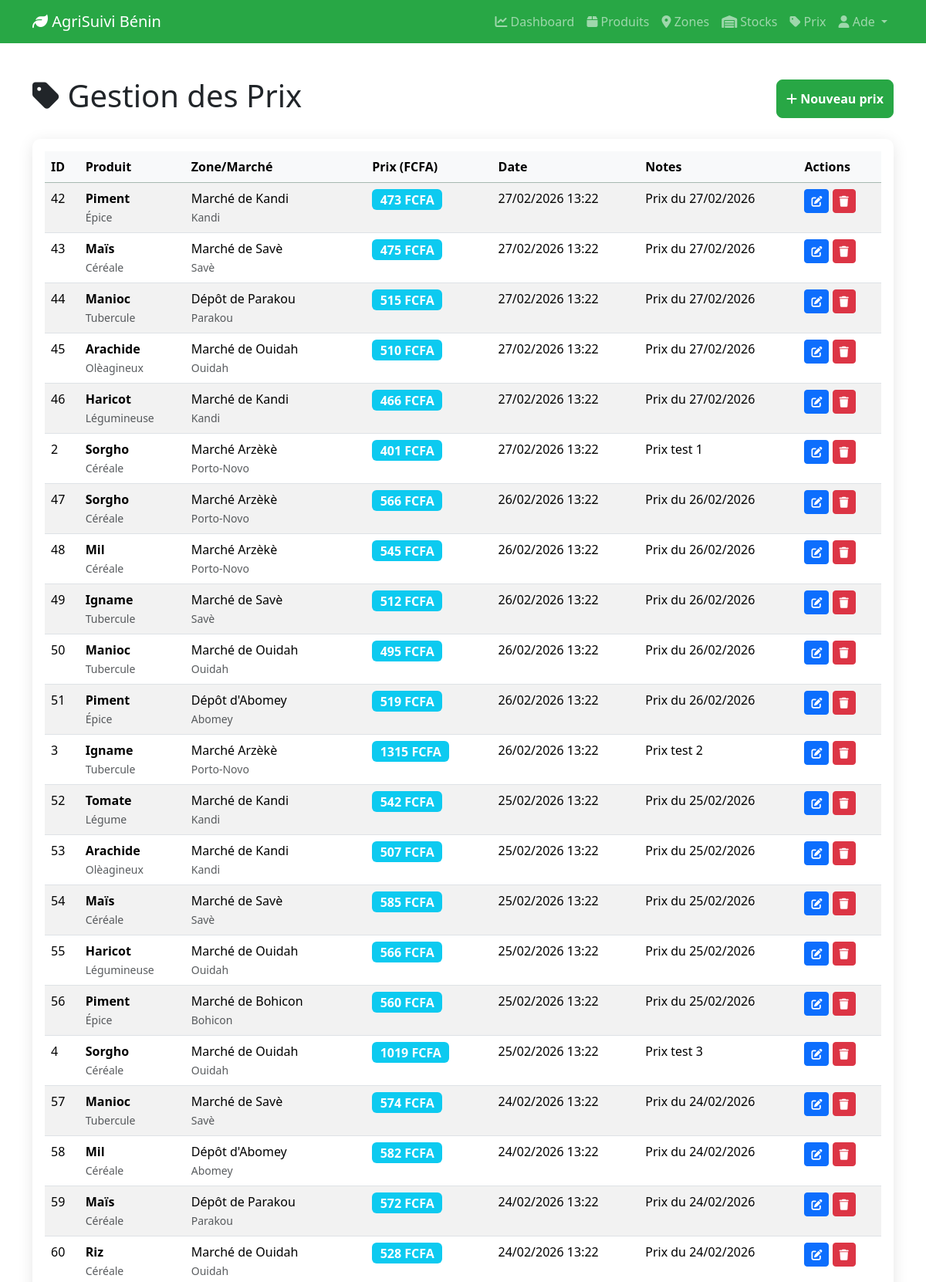
Screenshot of /prices (signed in, upper part) with the database file from the repository.
### models.py (models this page shows)
class User(Base):
    __tablename__ = "users"
    id = Column(Integer, primary_key=True, index=True)
    username = Column(String(50), unique=True, index=True)
    email = Column(String(100), unique=True, index=True)
    hashed_password = Column(String(200))
    is_active = Column(Boolean, default=True)
    is_admin = Column(Boolean, default=False)
    created_at = Column(DateTime, default=datetime.now)

class Price(Base):
    __tablename__ = "prices"
    id = Column(Integer, primary_key=True, index=True)
    product_id = Column(Integer, ForeignKey("products.id"))
    zone_id = Column(Integer, ForeignKey("zones.id"))
    price = Column(Float)
    date = Column(DateTime, default=datetime.now)
    notes = Column(Text, nullable=True)
    created_by = Column(Integer, ForeignKey("users.id"), nullable=True)
    product = relationship("Product", back_populates="prices")
    zone = relationship("Zone", back_populates="prices")
    creator = relationship("User")

class Product(Base):
    __tablename__ = "products"
    id = Column(Integer, primary_key=True, index=True)
    name = Column(String(100), index=True)
    category = Column(String(50))
    unit = Column(String(20))
    description = Column(Text, nullable=True)
    created_at = Column(DateTime, default=datetime.now)
    created_by = Column(Integer, ForeignKey("users.id"), nullable=True)
    stocks = relationship("Stock", back_populates="product")
    prices = relationship("Price", back_populates="product")
    creator = relationship("User")

class Zone(Base):
    __tablename__ = "zones"
    id = Column(Integer, primary_key=True, index=True)
    name = Column(String(100), index=True)
    type = Column(String(50))
    department = Column(String(50))
    city = Column(String(100))
    created_at = Column(DateTime, default=datetime.now)
    stocks = relationship("Stock", back_populates="zone")
    prices = relationship("Price", back_populates="zone")

### main.py (the view)
@app.get("/prices")
async def list_prices(request: Request, db: Session = Depends(get_db)):
    user = getattr(request.state, 'user', None)
    if not user:
        return RedirectResponse(url="/login", status_code=303)
    prices = db.query(models.Price).order_by(models.Price.date.desc()).all()
    return templates.TemplateResponse(
        "prices/list.html",
        {"request": request, "prices": prices}
    )

### templates/prices/list.html (shortened to what this page needs)
{% extends "base.html" %}
{% block content %}
<div class="d-flex justify-content-between align-items-center mb-4">
    <h1><i class="fas fa-tag"></i> Gestion des Prix</h1>
    <a href="/prices/add" class="btn btn-success">
        <i class="fas fa-plus"></i> Nouveau prix
    </a>
</div>
<div class="card">
    <div class="card-body">
        <div class="table-responsive">
            <table class="table table-striped table-hover">
                <thead class="table-success">
                    <tr>
                        <th>ID</th>
                        <th>Produit</th>
                        <th>Zone/Marché</th>
                        <th>Prix (FCFA)</th>
                        <th>Date</th>
                        <th>Notes</th>
                        <th>Actions</th>
                    </tr>
                </thead>
                <tbody>
                    {% for price in prices %}
                    <tr>
                        <td>{{ price.id }}</td>
                        <td>
                            <strong>{{ price.product.name }}</strong><br>
                            <small class="text-muted">{{ price.product.category }}</small>
                        </td>
                        <td>
                            {{ price.zone.name }}<br>
                            <small class="text-muted">{{ price.zone.city }}</small>
                        </td>
                        <td>
                            <span class="badge bg-info fs-6">
                                {{ "%.0f"|format(price.price) }} FCFA
                            </span>
                        </td>
                        <td>{{ price.date.strftime('%d/%m/%Y %H:%M') }}</td>
                        <td>{{ price.notes or '-' }}</td>
                        <td>
                            <a href="/prices/edit/{{ price.id }}" class="btn btn-sm btn-primary" title="Modifier">
                                <i class="fas fa-edit"></i>
                            </a>
                            <a href="/prices/delete/{{ price.id }}" class="btn btn-sm btn-danger"
                               onclick="return confirm('Supprimer ce prix ?')" title="Supprimer">
                                <i class="fas fa-trash"></i>
                            </a>
                        </td>
                    </tr>
                    {% else %}
                    <tr>
                        <td colspan="7" class="text-center">Aucun prix enregistré</td>
                    </tr>
                    {% endfor %}
                </tbody>
            </table>
        </div>
    </div>
</div>
{% endblock %}

### templates/base.html (shortened to what this page needs)
<!DOCTYPE html>
<html lang="fr">
<head>
    <link href="https://cdn.jsdelivr.net/npm/bootstrap@5.3.2/dist/css/bootstrap.min.css" rel="stylesheet">
    <link rel="stylesheet" href="https://cdnjs.cloudflare.com/ajax/libs/font-awesome/6.4.2/css/all.min.css">
    <link rel="stylesheet" href="/static/css/style.css">
</head>
<body>
    <nav class="navbar navbar-expand-lg navbar-dark bg-success">
        <div class="container">
            <a class="navbar-brand" href="/">
                <i class="fas fa-leaf"></i> AgriSuivi Bénin
            </a>
            <div class="collapse navbar-collapse" id="navbarNav">
                <ul class="navbar-nav ms-auto">
    <li class="nav-item">
        <a class="nav-link" href="/dashboard"><i class="fas fa-chart-line"></i> Dashboard</a>
    </li>
    {% if get_user(request) %}
    <li class="nav-item">
        <a class="nav-link" href="/products"><i class="fas fa-box"></i> Produits</a>
    </li>
    <li class="nav-item">
        <a class="nav-link" href="/zones"><i class="fas fa-map-marker-alt"></i> Zones</a>
    </li>
    <li class="nav-item">
        <a class="nav-link" href="/stocks"><i class="fas fa-warehouse"></i> Stocks</a>
    </li>
    <li class="nav-item">
        <a class="nav-link" href="/prices"><i class="fas fa-tag"></i> Prix</a>
    </li>
    <li class="nav-item dropdown">
        <a class="nav-link dropdown-toggle" href="#" id="userDropdown" role="button" data-bs-toggle="dropdown">
            <i class="fas fa-user"></i> {{ get_user(request).username }}
        </a>
    </li>
    {% endif %}
</ul>
            </div>
        </div>
    </nav>
    <main class="container my-4">
        {% block content %}{% endblock %}
    </main>
</body>
</html>

### static/css/style.css (style rules this page uses)
body { min-height: 100vh; display: flex; flex-direction: column; }
.card { box-shadow: 0 2px 4px rgba(0,0,0,0.1); transition: transform 0.2s; }
.navbar { margin-bottom: 20px; }
.table th { background-color: #f8f9fa; }
.bg-success { background-color: #28a745 !important; }
.btn-success { background-color: #28a745; border-color: #28a745; }
.card { border: none; border-radius: 10px; box-shadow: 0 4px 20px rgba(0,0,0,0.1); }
.btn-success { padding: 12px; border-radius: 8px; font-weight: 600; transition: all 0.3s; }

### rows the page displays
User: username "Ade"
Price: id "42", product.name "Piment", product.category "Épice", zone.name "Marché de Kandi", zone.city "Kandi", price "473", date "27/02/2026 13:22", notes "Prix du 27/02/2026"
Price: id "43", product.name "Maïs", product.category "Céréale", zone.name "Marché de Savè", zone.city "Savè", price "475", date "27/02/2026 13:22", notes "Prix du 27/02/2026"
Price: id "44", product.name "Manioc", product.category "Tubercule", zone.name "Dépôt de Parakou", zone.city "Parakou", price "515", date "27/02/2026 13:22", notes "Prix du 27/02/2026"
Price: id "45", product.name "Arachide", product.category "Olèagineux", zone.name "Marché de Ouidah", zone.city "Ouidah", price "510", date "27/02/2026 13:22", notes "Prix du 27/02/2026"
Price: id "46", product.name "Haricot", product.category "Légumineuse", zone.name "Marché de Kandi", zone.city "Kandi", price "466", date "27/02/2026 13:22", notes "Prix du 27/02/2026"
Price: id "2", product.name "Sorgho", product.category "Céréale", zone.name "Marché Arzèkè", zone.city "Porto-Novo", price "401", date "27/02/2026 13:22", notes "Prix test 1"
Price: id "47", product.name "Sorgho", product.category "Céréale", zone.name "Marché Arzèkè", zone.city "Porto-Novo", price "566", date "26/02/2026 13:22", notes "Prix du 26/02/2026"
Price: id "48", product.name "Mil", product.category "Céréale", zone.name "Marché Arzèkè", zone.city "Porto-Novo", price "545", date "26/02/2026 13:22", notes "Prix du 26/02/2026"
Price: id "49", product.name "Igname", product.category "Tubercule", zone.name "Marché de Savè", zone.city "Savè", price "512", date "26/02/2026 13:22", notes "Prix du 26/02/2026"
Price: id "50", product.name "Manioc", product.category "Tubercule", zone.name "Marché de Ouidah", zone.city "Ouidah", price "495", date "26/02/2026 13:22", notes "Prix du 26/02/2026"
Price: id "51", product.name "Piment", product.category "Épice", zone.name "Dépôt d'Abomey", zone.city "Abomey", price "519", date "26/02/2026 13:22", notes "Prix du 26/02/2026"
Price: id "3", product.name "Igname", product.category "Tubercule", zone.name "Marché Arzèkè", zone.city "Porto-Novo", price "1315", date "26/02/2026 13:22", notes "Prix test 2"
Price: id "52", product.name "Tomate", product.category "Légume", zone.name "Marché de Kandi", zone.city "Kandi", price "542", date "25/02/2026 13:22", notes "Prix du 25/02/2026"
Price: id "53", product.name "Arachide", product.category "Olèagineux", zone.name "Marché de Kandi", zone.city "Kandi", price "507", date "25/02/2026 13:22", notes "Prix du 25/02/2026"
Price: id "54", product.name "Maïs", product.category "Céréale", zone.name "Marché de Savè", zone.city "Savè", price "585", date "25/02/2026 13:22", notes "Prix du 25/02/2026"
Price: id "55", product.name "Haricot", product.category "Légumineuse", zone.name "Marché de Ouidah", zone.city "Ouidah", price "566", date "25/02/2026 13:22", notes "Prix du 25/02/2026"
Price: id "56", product.name "Piment", product.category "Épice", zone.name "Marché de Bohicon", zone.city "Bohicon", price "560", date "25/02/2026 13:22", notes "Prix du 25/02/2026"
Price: id "4", product.name "Sorgho", product.category "Céréale", zone.name "Marché de Ouidah", zone.city "Ouidah", price "1019", date "25/02/2026 13:22", notes "Prix test 3"
Price: id "57", product.name "Manioc", product.category "Tubercule", zone.name "Marché de Savè", zone.city "Savè", price "574", date "24/02/2026 13:22", notes "Prix du 24/02/2026"
Price: id "58", product.name "Mil", product.category "Céréale", zone.name "Dépôt d'Abomey", zone.city "Abomey", price "582", date "24/02/2026 13:22", notes "Prix du 24/02/2026"
Price: id "59", product.name "Maïs", product.category "Céréale", zone.name "Dépôt de Parakou", zone.city "Parakou", price "572", date "24/02/2026 13:22", notes "Prix du 24/02/2026"
Price: id "60", product.name "Riz", product.category "Céréale", zone.name "Marché de Ouidah", zone.city "Ouidah", price "528", date "24/02/2026 13:22", notes "Prix du 24/02/2026"
